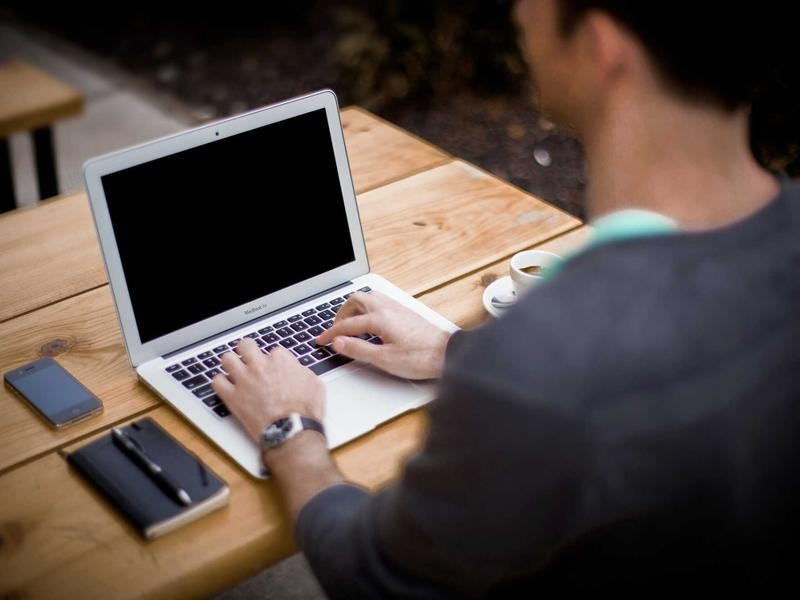
#> input picture backend/src/__tests__/fixtures/classify-smoke.jpg, 800 x 600 px; its folder holds only this picture in this run
$ python -i variants.py   (imports and definitions only)
#> lines starting #> are read from the running program, lines starting #| are printed output that depends on the picture
# 10 evasion attacks ported 1:1 from the repo's adversarial eval.
import os, time, urllib.request, io
from concurrent.futures import ThreadPoolExecutor
from typing import Callable, Dict, List, Optional
from PIL import Image, ImageDraw, ImageEnhance, ImageFilter, ImageFont, ImageOps

Image.MAX_IMAGE_PIXELS = 89_478_485
VARIANTS = ["crop35", "rotate15", "color_shift", "watermark", "mirror",
            "screenshot", "collage", "crop_mirror", "rotate_color", "watermark_crop"]
_PICSUM_IDS = list(range(1, 120))

# [5 lines left out: function _load_font, not called in this run]

def _crop35(img):
    w, h = img.size
    return img.crop((int(w*0.175), int(h*0.175), int(w*0.825), int(h*0.825)))

def _rotate15(img):
    return img.rotate(15, resample=Image.BICUBIC, expand=False, fillcolor=(255,255,255))

def _color_shift(img):
    out = ImageEnhance.Brightness(img).enhance(0.80)
    out = ImageEnhance.Contrast(out).enhance(1.20)
    return ImageEnhance.Color(out).enhance(0.65)

# [11 lines left out: function _watermark, not called in this run]

def _mirror(img): return ImageOps.mirror(img)

# [8 lines left out: function _screenshot, not called in this run]

def _collage(img):
    w, h = img.size; cell = (w//2, h//2); small = img.resize(cell)
    tiles = [small, _crop35(small).resize(cell), _mirror(small), _color_shift(small).resize(cell)]
    canvas = Image.new("RGB", (w, h), (255,255,255))
    canvas.paste(tiles[0], (0,0)); canvas.paste(tiles[1], (cell[0],0))
    canvas.paste(tiles[2], (0,cell[1])); canvas.paste(tiles[3], (cell[0],cell[1]))
    ImageDraw.Draw(canvas).rectangle([0,0,w-1,h-1], outline=(200,200,200), width=3)
    return canvas

def _crop_mirror(img): return ImageOps.mirror(_crop35(img))
def _rotate_color(img): return _color_shift(_rotate15(img))
def _watermark_crop(img): return _watermark(_crop35(img))

VARIANT_FNS: Dict[str, Callable] = {
    "crop35": _crop35, "rotate15": _rotate15, "color_shift": _color_shift,
    "watermark": _watermark, "mirror": _mirror, "screenshot": _screenshot,
    "collage": _collage, "crop_mirror": _crop_mirror, "rotate_color": _rotate_color,
    "watermark_crop": _watermark_crop,
}

# [46 lines left out: functions _download_one, collect_source_images, generate_adversarial_set, not called in this run]

>>> from PIL import Image
>>> picture = Image.open('../../../backend/src/__tests__/fixtures/classify-smoke.jpg')
#> picture is the input picture: PIL image 800x600 RGB; mean R, G, B 85.2, 72.7, 67.2
>>> result = _collage(picture)
#> in _crop35, `return img.crop((int(w*0.175), int(h*0.175), int(w*0.825), int(h*0.825..`:
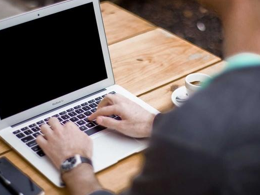
#> returned value: PIL image 260x195 RGB; mean R, G, B 110.7, 98, 94.7
#> in _mirror, `def _mirror(img): return ImageOps.mirror(img)`:
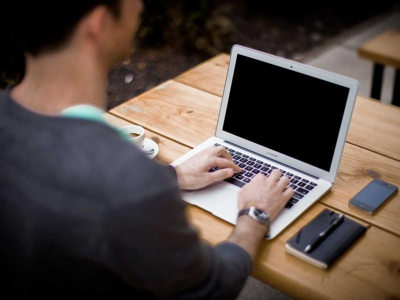
#> returned value: PIL image 400x300 RGB; mean R, G, B 85.2, 72.7, 67.2
#> in _color_shift, `out = ImageEnhance.Brightness(img).enhance(0.80)`:
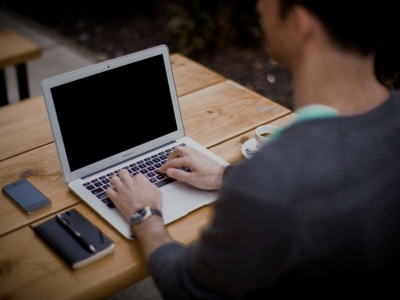
#> out: PIL image 400x300 RGB; mean R, G, B 67.8, 57.8, 53.4
#> in _color_shift, `out = ImageEnhance.Contrast(out).enhance(1.20)`:
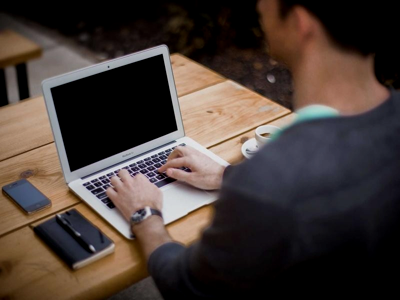
#> out: PIL image 400x300 RGB; mean R, G, B 71.4, 59.5, 54.5
#> in _collage, `canvas = Image.new("RGB", (w, h), (255,255,255))`: canvas: PIL image 800x600 RGB; every value is 255
#> in _collage, `canvas.paste(tiles[1], (cell[0], 0))`:
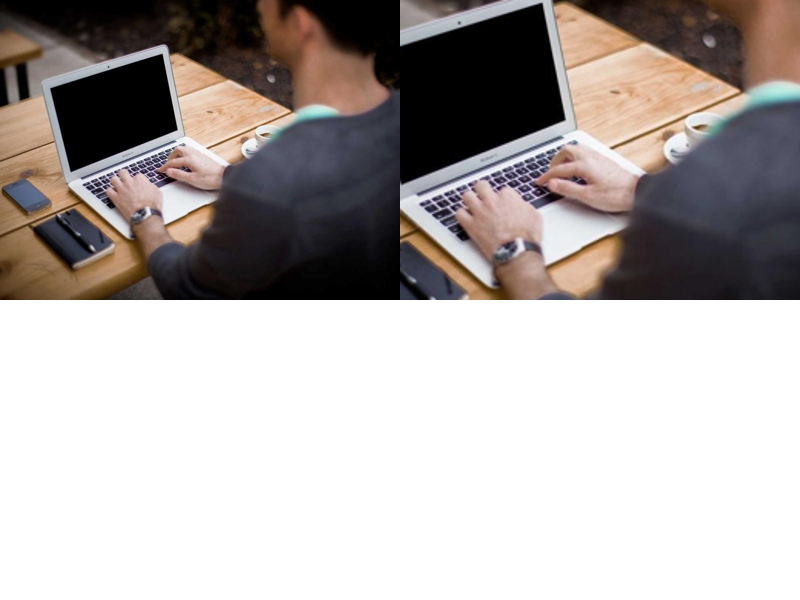
#> canvas: PIL image 800x600 RGB; mean R, G, B 176.5, 170.2, 168
#> in _collage, `canvas.paste(tiles[2], (0, cell[1]))`:
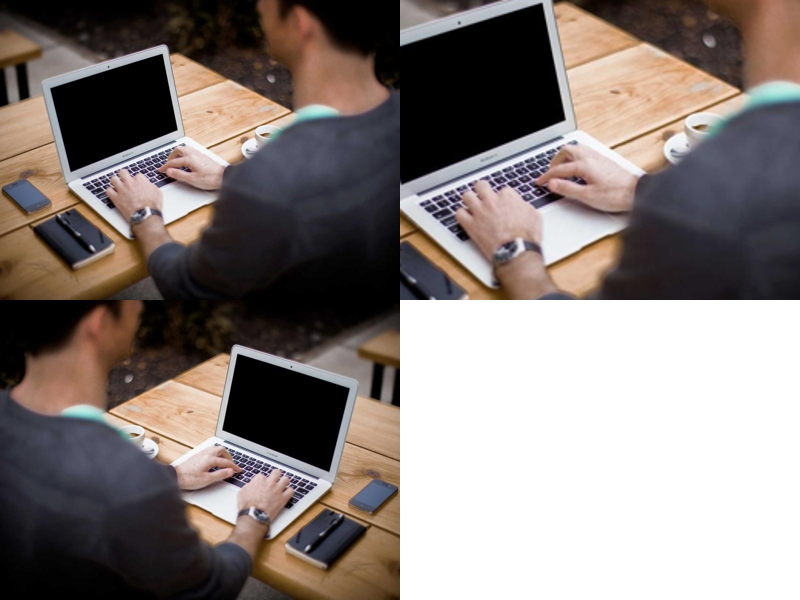
#> canvas: PIL image 800x600 RGB; mean R, G, B 134, 124.6, 121
#> in _collage, `canvas.paste(tiles[3], (cell[0], cell[1]))`:
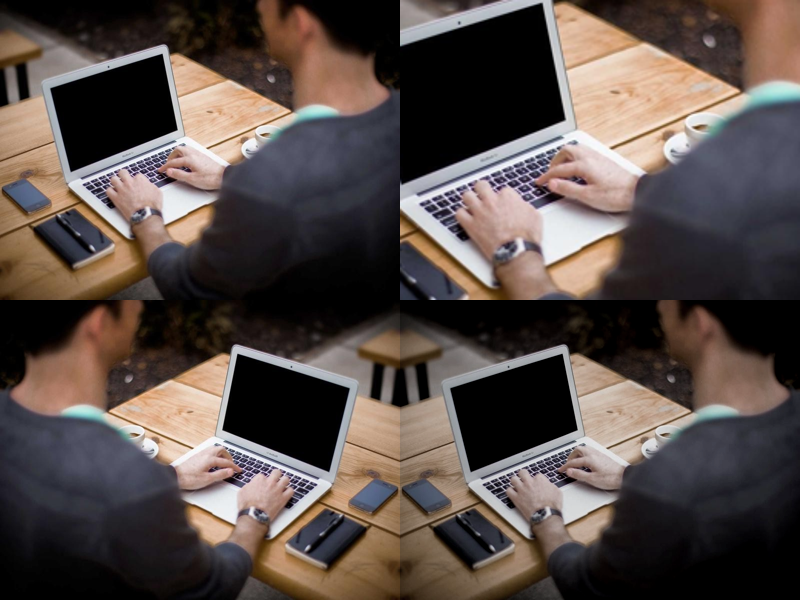
#> canvas: PIL image 800x600 RGB; mean R, G, B 87.3, 75.9, 71.5
